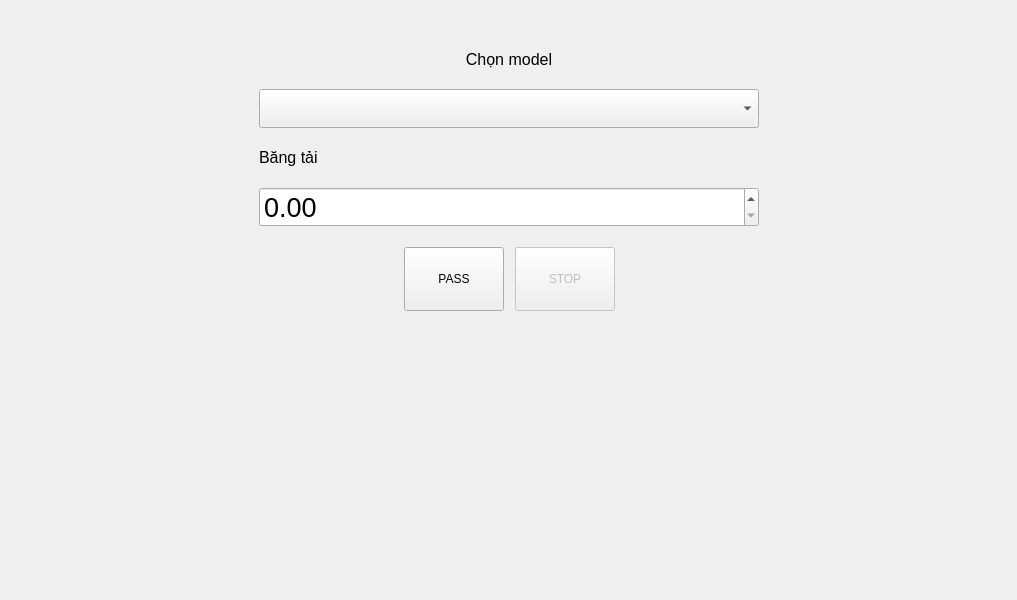
<?xml version="1.0" encoding="UTF-8"?>
<ui version="4.0">
 <class>TransferWindow</class>
 <widget class="QMainWindow" name="TransferWindow">
  <property name="geometry">
   <rect>
    <x>0</x>
    <y>0</y>
    <width>1017</width>
    <height>600</height>
   </rect>
  </property>
  <property name="windowTitle">
   <string>MainWindow</string>
  </property>
  <property name="iconSize">
   <size>
    <width>48</width>
    <height>48</height>
   </size>
  </property>
  <widget class="XWidget" name="centralwidget">
   <layout class="QGridLayout" name="gridLayout_2">
    <property name="topMargin">
     <number>50</number>
    </property>
    <property name="verticalSpacing">
     <number>20</number>
    </property>
    <item row="0" column="1">
     <widget class="XLabel" name="label">
      <property name="font">
       <font>
        <pointsize>12</pointsize>
       </font>
      </property>
      <property name="text">
       <string>Chọn model</string>
      </property>
      <property name="alignment">
       <set>Qt::AlignmentFlag::AlignCenter</set>
      </property>
     </widget>
    </item>
    <item row="1" column="1">
     <widget class="XComboBox" name="cbxModel">
      <property name="minimumSize">
       <size>
        <width>500</width>
        <height>0</height>
       </size>
      </property>
      <property name="font">
       <font>
        <pointsize>20</pointsize>
       </font>
      </property>
     </widget>
    </item>
    <item row="2" column="1">
     <widget class="XLabel" name="label_2">
      <property name="font">
       <font>
        <pointsize>12</pointsize>
       </font>
      </property>
      <property name="text">
       <string>Băng tải</string>
      </property>
     </widget>
    </item>
    <item row="1" column="0">
     <spacer name="horizontalSpacer_2">
      <property name="orientation">
       <enum>Qt::Orientation::Horizontal</enum>
      </property>
      <property name="sizeHint" stdset="0">
       <size>
        <width>40</width>
        <height>20</height>
       </size>
      </property>
     </spacer>
    </item>
    <item row="5" column="1">
     <spacer name="verticalSpacer">
      <property name="orientation">
       <enum>Qt::Orientation::Vertical</enum>
      </property>
      <property name="sizeHint" stdset="0">
       <size>
        <width>20</width>
        <height>40</height>
       </size>
      </property>
     </spacer>
    </item>
    <item row="4" column="1">
     <layout class="QHBoxLayout" name="horizontalLayout">
      <property name="spacing">
       <number>11</number>
      </property>
      <property name="topMargin">
       <number>0</number>
      </property>
      <item>
       <spacer name="horizontalSpacer_3">
        <property name="orientation">
         <enum>Qt::Orientation::Horizontal</enum>
        </property>
        <property name="sizeHint" stdset="0">
         <size>
          <width>40</width>
          <height>20</height>
         </size>
        </property>
       </spacer>
      </item>
      <item>
       <widget class="XToolButton" name="btnPass">
        <property name="minimumSize">
         <size>
          <width>100</width>
          <height>64</height>
         </size>
        </property>
        <property name="text">
         <string>PASS</string>
        </property>
        <property name="icon">
         <iconset resource="../Assets/Icons/icons.qrc">
          <normaloff>:/data_transfer_48px.png</normaloff>:/data_transfer_48px.png</iconset>
        </property>
        <property name="iconSize">
         <size>
          <width>48</width>
          <height>48</height>
         </size>
        </property>
        <property name="toolButtonStyle">
         <enum>Qt::ToolButtonStyle::ToolButtonTextUnderIcon</enum>
        </property>
       </widget>
      </item>
      <item>
       <widget class="XToolButton" name="btnStop">
        <property name="enabled">
         <bool>false</bool>
        </property>
        <property name="minimumSize">
         <size>
          <width>100</width>
          <height>64</height>
         </size>
        </property>
        <property name="text">
         <string>STOP</string>
        </property>
        <property name="icon">
         <iconset resource="../Assets/Icons/icons.qrc">
          <normaloff>:/stop_48px.png</normaloff>:/stop_48px.png</iconset>
        </property>
        <property name="iconSize">
         <size>
          <width>48</width>
          <height>48</height>
         </size>
        </property>
        <property name="toolButtonStyle">
         <enum>Qt::ToolButtonStyle::ToolButtonTextUnderIcon</enum>
        </property>
       </widget>
      </item>
      <item>
       <spacer name="horizontalSpacer_4">
        <property name="orientation">
         <enum>Qt::Orientation::Horizontal</enum>
        </property>
        <property name="sizeHint" stdset="0">
         <size>
          <width>40</width>
          <height>20</height>
         </size>
        </property>
       </spacer>
      </item>
     </layout>
    </item>
    <item row="3" column="1">
     <widget class="XDoubleSpinBox" name="spxCvWidth">
      <property name="font">
       <font>
        <pointsize>20</pointsize>
       </font>
      </property>
      <property name="maximum">
       <double>450.000000000000000</double>
      </property>
     </widget>
    </item>
    <item row="1" column="2">
     <spacer name="horizontalSpacer">
      <property name="orientation">
       <enum>Qt::Orientation::Horizontal</enum>
      </property>
      <property name="sizeHint" stdset="0">
       <size>
        <width>40</width>
        <height>20</height>
       </size>
      </property>
     </spacer>
    </item>
   </layout>
  </widget>
 </widget>
 <customwidgets>
  <customwidget>
   <class>XLabel</class>
   <extends>QLabel</extends>
   <header>XLabel.h</header>
  </customwidget>
  <customwidget>
   <class>XWidget</class>
   <extends>QWidget</extends>
   <header>XWidget.h</header>
   <container>1</container>
  </customwidget>
  <customwidget>
   <class>XComboBox</class>
   <extends>QComboBox</extends>
   <header>XComboBox.h</header>
  </customwidget>
  <customwidget>
   <class>XDoubleSpinBox</class>
   <extends>QDoubleSpinBox</extends>
   <header>XDoubleSpinBox.h</header>
  </customwidget>
  <customwidget>
   <class>XToolButton</class>
   <extends>QToolButton</extends>
   <header>XToolButton.h</header>
  </customwidget>
 </customwidgets>
 <resources>
  <include location="../Assets/Icons/icons.qrc"/>
 </resources>
 <connections/>
</ui>
